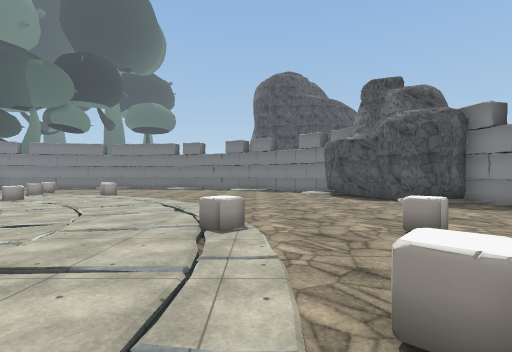
[1] (above)

24 first-person views from a walk through a scene from a Unity 3-D project. The camera is 1.5 m above the floor, looks level and sees 85° across. The floor is counted in squares, 2 m on a side. Each view is taken from the middle of a square. On the plan, view 1 faces up. The plan holds only what a view shows up to about 10 squares ahead; the rest is blank. The place goes on beyond the plan. The player character is not drawn. Some animated figures are not drawn. Some surface patterns are stand-ins.

[2]
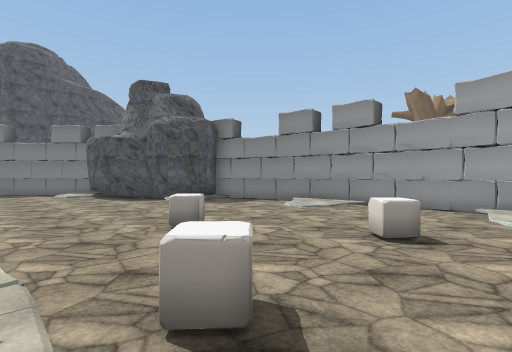

[3]
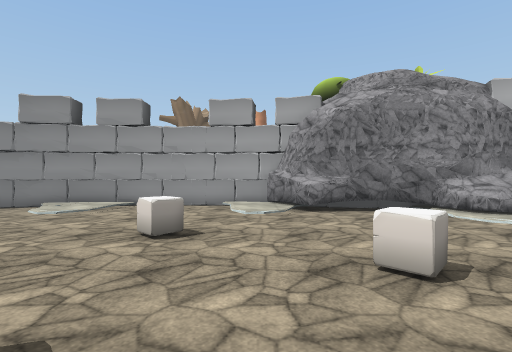

[4]
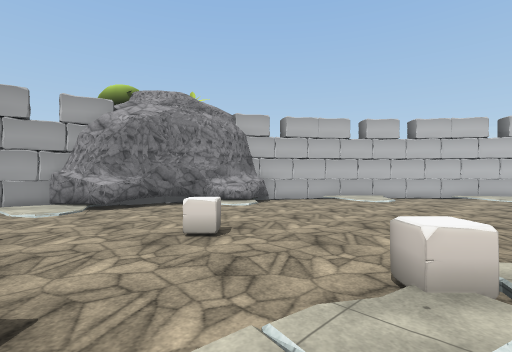

[5]
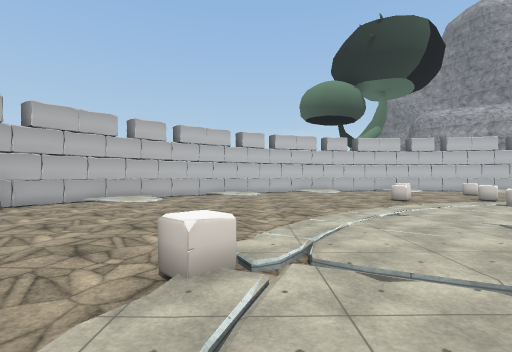

[6]
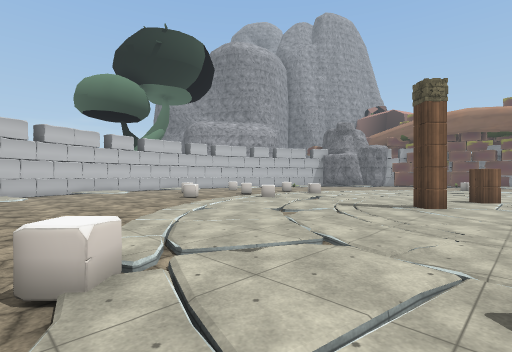

[7]
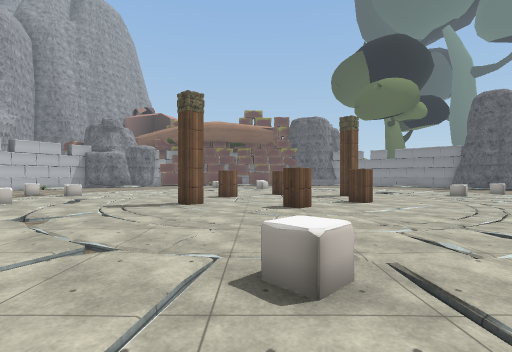

[8]
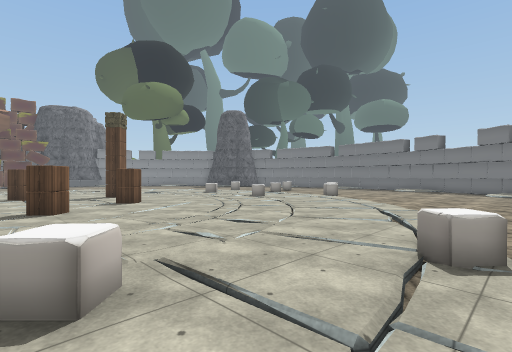

[9]
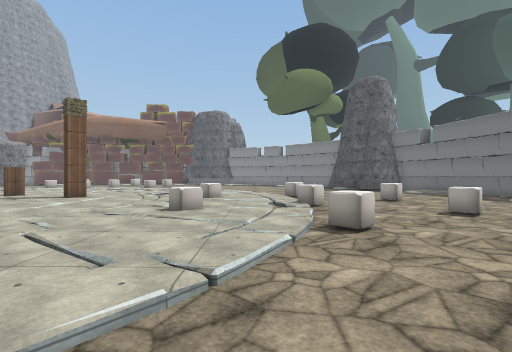

[10]
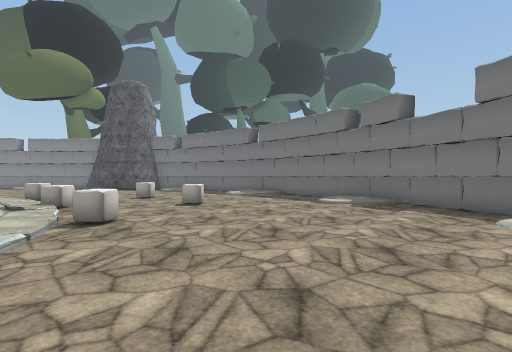

[11]
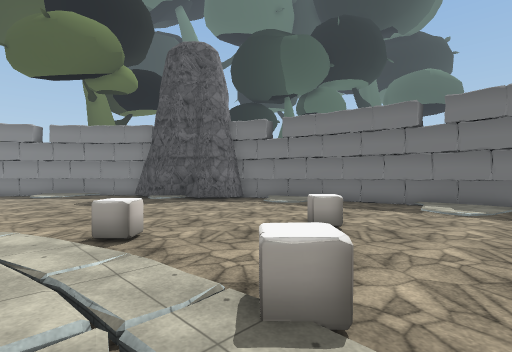

[12]
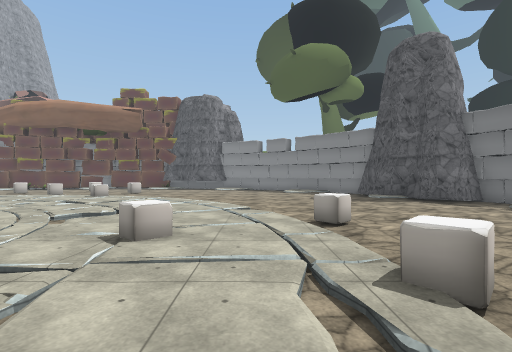

[13]
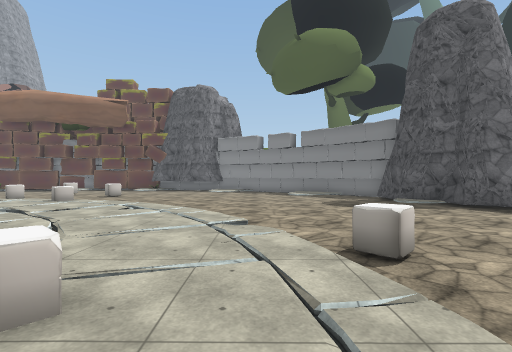

[14]
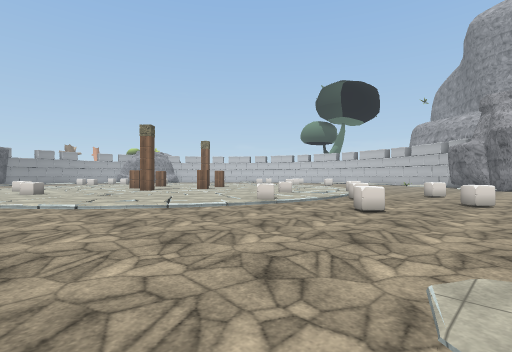

[15]
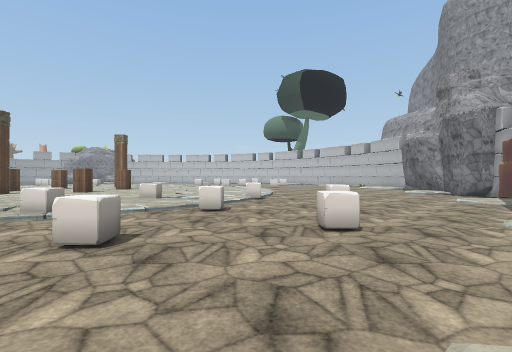

[16]
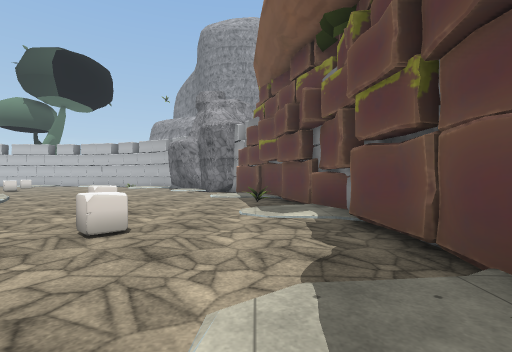

[17]
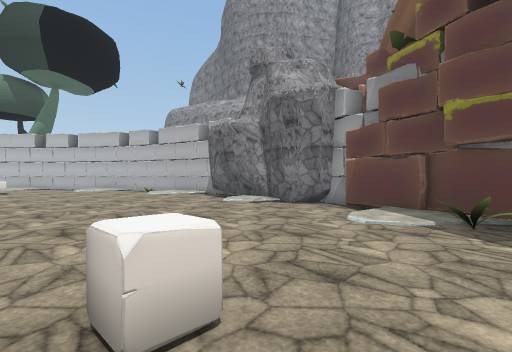

[18]
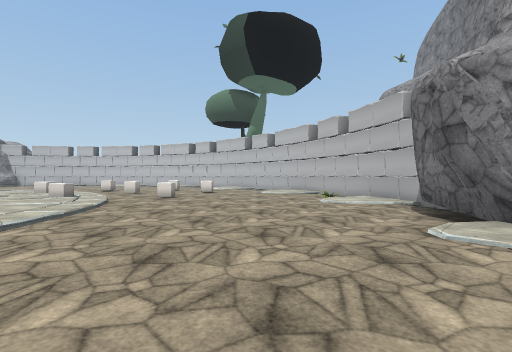

[19]
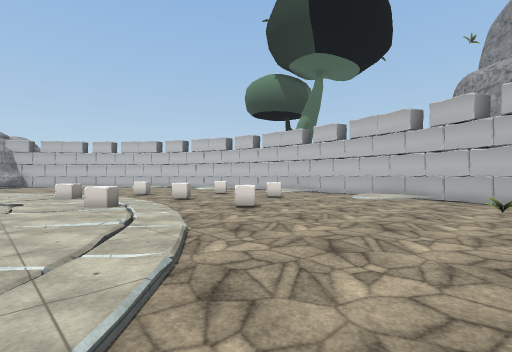

[20]
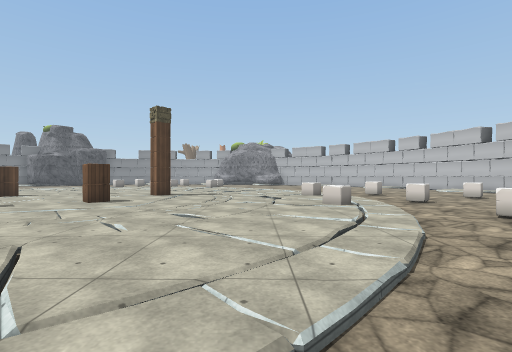

[21]
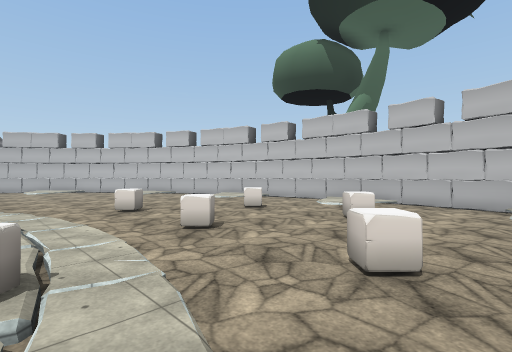

[22]
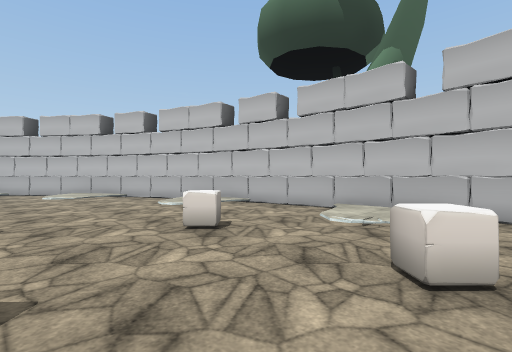

[23]
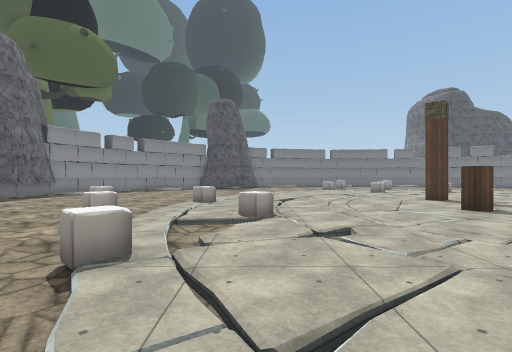

[24]
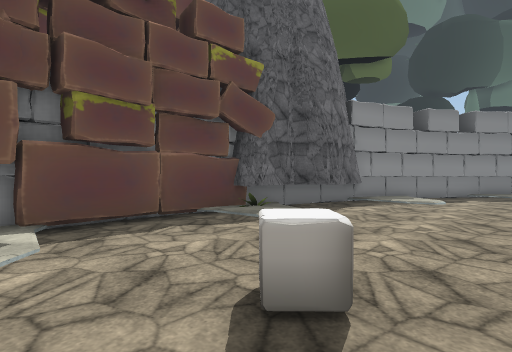

### Floor plan
Key: @ floor where view 1 was taken; # wall or solid block; . main floor; : floor 0.25 m higher than the main floor; / step, stairs or slope; ^ raised ledge; P pillar; L plant; O other object.
Columns run from 26 left of view 1 to 8 right of it. Each row starts with its distance up from view 1.
 19              #########
 18           ####../:...:^###
 17           #.:/..//...//..#
 16         ###............../
 15        ##/.............../
 14        ........OO.OO......
 13    ##  ...................
 12   ##/ /................... ./
 11   #...........O//O//O..... ...
 10  ##........./////://///........#
  9  #:/.......//::OO:O:/://.......###
  8  #//......//:///:/OO//://......//#
  7  #.......//://////////:///.......^
  6  #.......////://:/::///://........#
  5 ##......//:///:P:::::/:::/......//#
  4 ##/..OO.OO/////PP:O::::::OO.OO../:#
  3 #/......//:://::/:/:::/:://.......#
  2 #......./:::///O//:O:///O:/.......#
  1 #...O..O//O//:::/::::://O:/O..O...#
  0 #:/.....///////:O:::////:/@...../:#
 -1 #//..OO.OO:///::::PP:////OO.OO...##
 -2 ##.......O://///:::////::O.......#
 -3  #O......//::///////:/:///.......#
 -4  #L/......///:///////:///....../##
 -5  ##/.......///:/://::://......./#
 -6   #.........///OO/OO///.........#
 -7   ##..........///////...........#
 -8    ##//......................:/##
 -9     ###.......O..O..O......../##
-10       #......................
-11        .//.....OO.OO.....///
-12        #:/O../.......//../:
-13        ###../:...:...//..##
-14          ####:../:/..#####
-15             ##########

Positions as (right, up) in squares from view 1, and headings:
1: (0, 0), facing up
2: (0, 0), facing up-right
3: (0, 0), facing right
4: (-1, 1), facing down-right
5: (-1, 1), facing down
6: (0, 1), facing down-left
7: (0, 1), facing left
8: (0, 1), facing up-left
9: (-2, 10), facing left
10: (-1, 10), facing up-left
11: (-8, 10), facing up-left
12: (-7, 10), facing left
13: (-9, 10), facing left
14: (-23, 10), facing down-right
15: (-24, 5), facing down-right
16: (-24, 5), facing down
17: (-21, 0), facing down
18: (-21, -4), facing down-right
19: (-17, -4), facing down-right
20: (-17, -4), facing right
21: (-13, -6), facing down-right
22: (-11, -9), facing down-right
23: (-16, -4), facing up
24: (-21, 0), facing up-left
